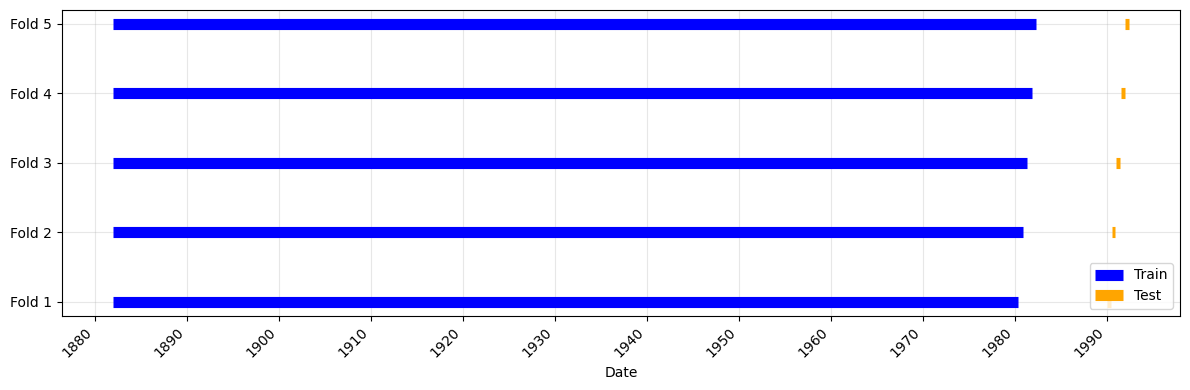

This chart was generated by the following Python code:
import pandas as pd
import matplotlib.pyplot as plt
import matplotlib.dates as mdates

train_start = pd.Timestamp("1881-12-01")
test_start = pd.Timestamp("1990-01-01")

step_size_months = 6
val_window_months = 6
gap_years = 10
gap_months = 1
n_folds = 5

rows = []
for fold in range(1, n_folds + 1):
    # validation window
    val_start = test_start + pd.DateOffset(months=(fold - 1) * step_size_months)
    val_end = val_start + pd.DateOffset(months=val_window_months - 1)

    # training window ends 10y + 1m before validation window end
    train_end = val_end - pd.DateOffset(years=gap_years, months=gap_months)

    rows.append(
        {
            "fold": fold,
            "train_start": train_start,
            "train_end": train_end,
            "val_start": val_start,
            "val_end": val_end,
        }
    )

splits_df = pd.DataFrame(rows)

# Create the plot
fig, ax = plt.subplots(figsize=(12, 4))

for i, row in splits_df.iterrows():
    y = row["fold"]

    # train segment
    ax.hlines(
        y,
        xmin=row["train_start"],
        xmax=row["train_end"],
        color="blue",
        linewidth=8,
        label="Train" if i == 0 else "",
    )

    # validation segment
    ax.hlines(
        y,
        xmin=row["val_start"],
        xmax=row["val_end"],
        color="orange",
        linewidth=8,
        label="Test" if i == 0 else "",
    )

ax.set_yticks(splits_df["fold"])
ax.set_yticklabels([f"Fold {f}" for f in splits_df["fold"]])

ax.xaxis.set_major_locator(mdates.YearLocator(base=10))
ax.xaxis.set_major_formatter(mdates.DateFormatter("%Y"))
plt.setp(ax.get_xticklabels(), rotation=45, ha="right")

ax.set_xlabel("Date")
ax.legend(loc="lower right")
ax.grid(True, alpha=0.3)

plt.tight_layout()
plt.show()
